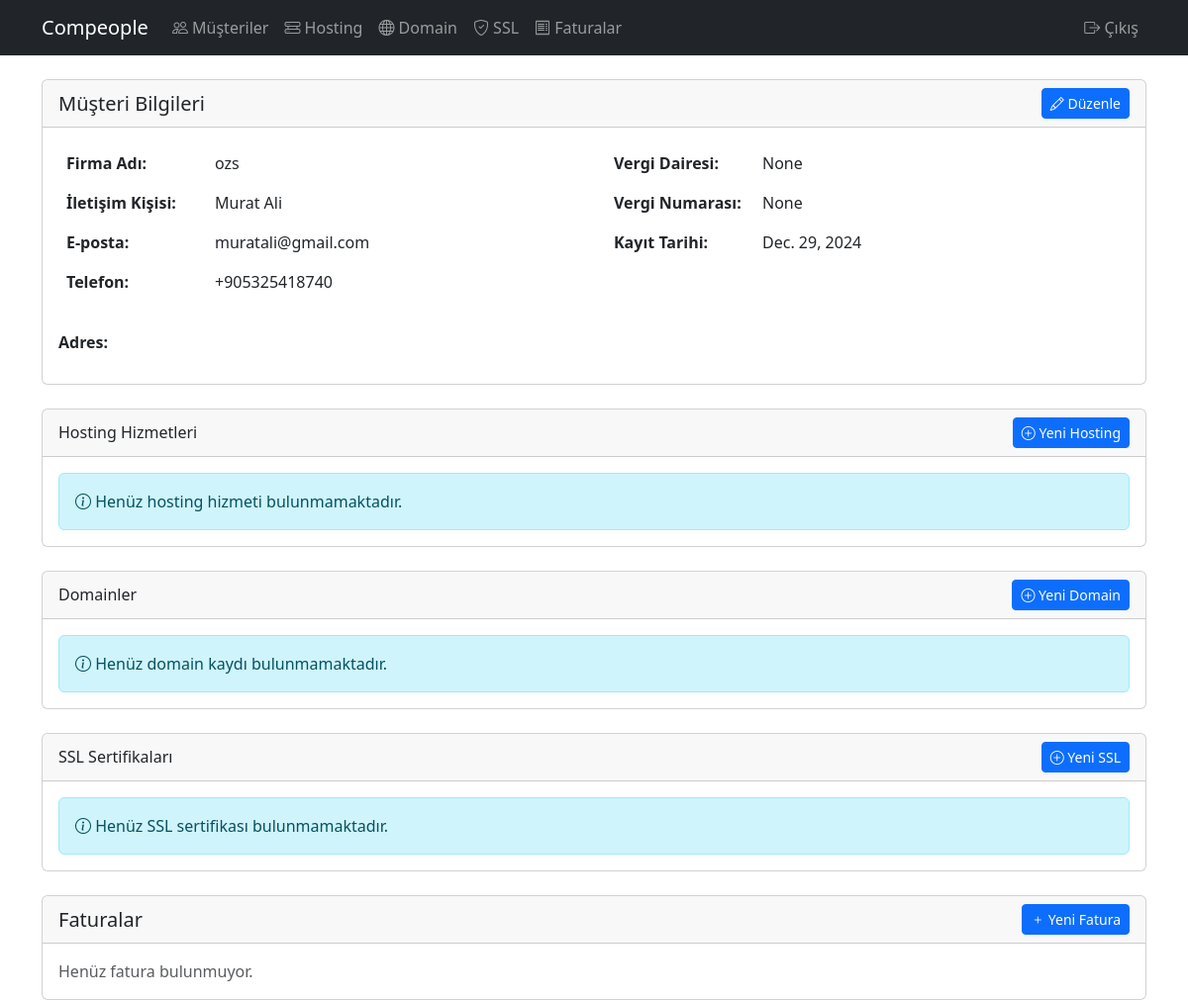
/customers/2/ (signed in), run on the app's committed database.
### customers/models.py (models this page shows, shortened)
class Customer(models.Model):
    company_name = models.CharField(max_length=200, verbose_name='Firma Adı')
    contact_name = models.CharField(max_length=200, verbose_name='İletişim Kişisi')
    email = models.EmailField(verbose_name='E-posta')
    email2 = models.EmailField(verbose_name='E-posta 2', blank=True, null=True)
    email3 = models.EmailField(verbose_name='E-posta 3', blank=True, null=True)
    phone = models.CharField(max_length=20, verbose_name='Telefon')
    address = models.TextField(verbose_name='Adres', blank=True, null=True)
    tax_office = models.CharField(max_length=200, verbose_name='Vergi Dairesi', blank=True, null=True)
    tax_number = models.CharField(max_length=50, verbose_name='Vergi Numarası', blank=True, null=True)
    registration_date = models.DateField(verbose_name='Kayıt Tarihi')
    notes = models.TextField(blank=True, null=True, verbose_name='Notlar')
    created_at = models.DateTimeField(default=timezone.now, verbose_name='Oluşturulma Tarihi')
    class Meta:
        verbose_name = 'Müşteri'
        verbose_name_plural = 'Müşteriler'

### customers/views.py (the view)
# urls.py: path('customers/<int:pk>/', views.customer_detail, name='customer-detail'),
@login_required
def customer_detail(request, pk):
    customer = get_object_or_404(Customer, pk=pk)
    hosting_services = HostingService.objects.filter(customer=customer)
    domains = Domain.objects.filter(customer=customer)
    ssl_certificates = SSLCertificate.objects.filter(domain__customer=customer)
    invoices = Invoice.objects.filter(customer=customer).order_by('-issue_date')
    invoice_stats = {
        'total': invoices.aggregate(
            count=Count('id'),
            amount=Sum('amount')
        ),
        'paid': invoices.filter(payment_status='paid').aggregate(
            count=Count('id'),
            amount=Sum('amount')
        ),
        'pending': invoices.filter(payment_status='pending').aggregate(
            count=Count('id'),
            amount=Sum('amount')
        ),
        'overdue': invoices.filter(
            payment_status='pending',
            due_date__lt=timezone.now()
        ).aggregate(
            count=Count('id'),
            amount=Sum('amount')
        ),
    }
    context = {
        'customer': customer,
        'hosting_services': hosting_services,
        'domains': domains,
        'ssl_certificates': ssl_certificates,
        'invoices': invoices,
        'invoice_stats': invoice_stats,
    }
    return render(request, 'customers/customer_detail.html', context)

### customers/templates/customers/customer_detail.html (shortened to what this page needs)
{% extends 'customers/base.html' %}
{% block content %}
<div class="card mb-4">
    <div class="card-header d-flex justify-content-between align-items-center">
        <h5 class="card-title mb-0">Müşteri Bilgileri</h5>
        <div>
            <a href="{% url 'customers:customer-edit' customer.pk %}" class="btn btn-primary btn-sm">
                <i class="bi bi-pencil"></i> Düzenle
            </a>
        </div>
    </div>
    <div class="card-body">
        <div class="row">
            <div class="col-md-6">
                <table class="table table-borderless">
                    <tr>
                        <th style="width: 150px;">Firma Adı:</th>
                        <td>{{ customer.company_name }}</td>
                    </tr>
                    <tr>
                        <th>İletişim Kişisi:</th>
                        <td>{{ customer.contact_name }}</td>
                    </tr>
                    <tr>
                        <th>E-posta:</th>
                        <td>{{ customer.email }}</td>
                    </tr>
                    <tr>
                        <th>Telefon:</th>
                        <td>{{ customer.phone }}</td>
                    </tr>
                </table>
            </div>
            <div class="col-md-6">
                <table class="table table-borderless">
                    <tr>
                        <th style="width: 150px;">Vergi Dairesi:</th>
                        <td>{{ customer.tax_office }}</td>
                    </tr>
                    <tr>
                        <th>Vergi Numarası:</th>
                        <td>{{ customer.tax_number }}</td>
                    </tr>
                    <tr>
                        <th>Kayıt Tarihi:</th>
                        <td>{{ customer.registration_date }}</td>
                    </tr>
                </table>
            </div>
        </div>
        <div class="row mt-3">
            <div class="col-12">
                <h6 class="fw-bold">Adres:</h6>
            </div>
        </div>
    </div>
</div>
<div class="card mb-4">
    <div class="card-header d-flex justify-content-between align-items-center">
        <h6 class="card-title mb-0">Hosting Hizmetleri</h6>
        <a href="{% url 'customers:hosting-add' %}?customer={{ customer.pk }}" class="btn btn-sm btn-primary">
            <i class="bi bi-plus-circle"></i> Yeni Hosting
        </a>
    </div>
    <div class="card-body">
        {% if hosting_services %}
        <div class="table-responsive">
            <table class="table table-sm">
                <thead>
                    <tr>
                        <th>Domain</th>
                        <th>Durum</th>
                        <th>Başlangıç</th>
                        <th>Bitiş</th>
                        <th>İşlemler</th>
                    </tr>
                </thead>
                <tbody>
                    {% for hosting in hosting_services %}
                    <tr>
                        <td>{{ hosting.domain.name }}</td>
                        <td>{{ hosting.get_status_display }}</td>
                        <td>{{ hosting.start_date|date:"d.m.Y" }}</td>
                        <td>{{ hosting.expiration_date|date:"d.m.Y" }}</td>
                        <td>
                            <a href="{% url 'customers:hosting-detail' hosting.pk %}" class="btn btn-sm btn-info">
                                <i class="bi bi-eye"></i>
                            </a>
                            <a href="{% url 'customers:hosting-edit' hosting.pk %}" class="btn btn-sm btn-warning">
                                <i class="bi bi-pencil"></i>
                            </a>
                            <a href="{% url 'customers:hosting-delete' hosting.pk %}" class="btn btn-sm btn-danger">
                                <i class="bi bi-trash"></i>
                            </a>
                        </td>
                    </tr>
                    {% endfor %}
                </tbody>
            </table>
        </div>
        {% else %}
        <div class="alert alert-info mb-0">
            <i class="bi bi-info-circle"></i> Henüz hosting hizmeti bulunmamaktadır.
        </div>
        {% endif %}
    </div>
</div>
<div class="card mb-4">
    <div class="card-header d-flex justify-content-between align-items-center">
        <h6 class="card-title mb-0">Domainler</h6>
        <a href="{% url 'customers:domain-add' %}?customer={{ customer.pk }}" class="btn btn-sm btn-primary">
            <i class="bi bi-plus-circle"></i> Yeni Domain
        </a>
    </div>
    <div class="card-body">
        {% if domains %}
        <div class="table-responsive">
            <table class="table table-sm">
                <thead>
                    <tr>
                        <th>Domain</th>
                        <th>Kayıt Tarihi</th>
                        <th>Bitiş Tarihi</th>
                        <th>Durum</th>
                        <th>İşlemler</th>
                    </tr>
                </thead>
                <tbody>
                    {% for domain in domains %}
                    <tr>
                        <td>{{ domain.name }}</td>
                        <td>{{ domain.registration_date|date:"d.m.Y" }}</td>
                        <td>{{ domain.expiration_date|date:"d.m.Y" }}</td>
                        <td>{% if domain.is_active %}Aktif{% else %}Pasif{% endif %}</td>
                        <td>
                            <a href="{% url 'customers:domain-detail' domain.pk %}" class="btn btn-sm btn-info">
                                <i class="bi bi-eye"></i>
                            </a>
                            <a href="{% url 'customers:domain-edit' domain.pk %}" class="btn btn-sm btn-warning">
                                <i class="bi bi-pencil"></i>
                            </a>
                            <a href="{% url 'customers:domain-delete' domain.pk %}" class="btn btn-sm btn-danger">
                                <i class="bi bi-trash"></i>
                            </a>
                        </td>
                    </tr>
                    {% endfor %}
                </tbody>
            </table>
        </div>
        {% else %}
        <div class="alert alert-info mb-0">
            <i class="bi bi-info-circle"></i> Henüz domain kaydı bulunmamaktadır.
        </div>
        {% endif %}
    </div>
</div>
<div class="card mb-4">
    <div class="card-header d-flex justify-content-between align-items-center">
        <h6 class="card-title mb-0">SSL Sertifikaları</h6>
        <a href="{% url 'customers:ssl-add' %}?customer={{ customer.pk }}" class="btn btn-sm btn-primary">
            <i class="bi bi-plus-circle"></i> Yeni SSL
        </a>
    </div>
    <div class="card-body">
        {% if ssl_certificates %}
        <div class="table-responsive">
            <table class="table table-sm">
                <thead>
                    <tr>
                        <th>Domain</th>
                        <th>Başlangıç</th>
                        <th>Bitiş</th>
                        <th>Durum</th>
                        <th>İşlemler</th>
                    </tr>
                </thead>
                <tbody>
                    {% for ssl in ssl_certificates %}
                    <tr>
                        <td>{{ ssl.domain.name }}</td>
                        <td>{{ ssl.start_date|date:"d.m.Y" }}</td>
                        <td>{{ ssl.expiration_date|date:"d.m.Y" }}</td>
                        <td>{% if ssl.is_active %}Aktif{% else %}Pasif{% endif %}</td>
                        <td>
                            <a href="{% url 'customers:ssl-detail' ssl.pk %}" class="btn btn-sm btn-info">
                                <i class="bi bi-eye"></i>
                            </a>
                            <a href="{% url 'customers:ssl-edit' ssl.pk %}" class="btn btn-sm btn-warning">
                                <i class="bi bi-pencil"></i>
                            </a>
                            <a href="{% url 'customers:ssl-delete' ssl.pk %}" class="btn btn-sm btn-danger">
                                <i class="bi bi-trash"></i>
                            </a>
                        </td>
                    </tr>
                    {% endfor %}
                </tbody>
            </table>
        </div>
        {% else %}
        <div class="alert alert-info mb-0">
            <i class="bi bi-info-circle"></i> Henüz SSL sertifikası bulunmamaktadır.
        </div>
        {% endif %}
    </div>
</div>
<div class="card">
    <div class="card-header d-flex justify-content-between align-items-center">
        <h5 class="card-title mb-0">Faturalar</h5>
        <a href="{% url 'customers:invoice-add' %}" class="btn btn-primary btn-sm">
            <i class="bi bi-plus"></i> Yeni Fatura
        </a>
    </div>
    <div class="card-body">
        {% if invoices %}
        <div class="table-responsive">
            <table class="table table-hover">
                <thead>
                    <tr>
                        <th>Fatura No</th>
                        <th>Hizmet</th>
                        <th>Tutar</th>
                        <th>Fatura Tarihi</th>
                        <th>Son Ödeme</th>
                        <th>Durum</th>
                        <th>İşlemler</th>
                    </tr>
                </thead>
                <tbody>
                    {% for invoice in invoices %}
                    <tr>
                        <td>{{ invoice.invoice_number }}</td>
                        <td>{{ invoice.get_service_type_display }}</td>
                        <td>{{ invoice.amount }} TL</td>
                        <td>{{ invoice.issue_date }}</td>
                        <td>{{ invoice.due_date }}</td>
                        <td>
                            {% if invoice.payment_status == 'paid' %}
                            <span class="badge bg-success">Ödendi</span>
                            {% elif invoice.payment_status == 'pending' %}
                            <span class="badge bg-warning">Beklemede</span>
                            {% else %}
                            <span class="badge bg-danger">Gecikmiş</span>
                            {% endif %}
                        </td>
                        <td>
                            <a href="{% url 'customers:invoice-detail' invoice.pk %}" class="btn btn-sm btn-info">
                                <i class="bi bi-eye"></i>
                            </a>
                        </td>
                    </tr>
                    {% endfor %}
                </tbody>
            </table>
        </div>
        <div class="row mt-4">
            <div class="col-md-3">
                <div class="card bg-light">
                    <div class="card-body">
                        <h6 class="card-title">Toplam Fatura</h6>
                        <p class="card-text">
                            {{ invoice_stats.total.count }} Adet<br>
                            {{ invoice_stats.total.amount|default:0 }} TL
                        </p>
                    </div>
                </div>
            </div>
            <div class="col-md-3">
                <div class="card bg-success text-white">
                    <div class="card-body">
                        <h6 class="card-title">Ödenen</h6>
                        <p class="card-text">
                            {{ invoice_stats.paid.count }} Adet<br>
                            {{ invoice_stats.paid.amount|default:0 }} TL
                        </p>
                    </div>
                </div>
            </div>
            <div class="col-md-3">
                <div class="card bg-warning">
                    <div class="card-body">
                        <h6 class="card-title">Bekleyen</h6>
                        <p class="card-text">
                            {{ invoice_stats.pending.count }} Adet<br>
                            {{ invoice_stats.pending.amount|default:0 }} TL
                        </p>
                    </div>
                </div>
            </div>
            <div class="col-md-3">
                <div class="card bg-danger text-white">
                    <div class="card-body">
                        <h6 class="card-title">Gecikmiş</h6>
                        <p class="card-text">
                            {{ invoice_stats.overdue.count }} Adet<br>
                            {{ invoice_stats.overdue.amount|default:0 }} TL
                        </p>
                    </div>
                </div>
            </div>
        </div>
        {% else %}
        <p class="text-muted mb-0">Henüz fatura bulunmuyor.</p>
        {% endif %}
    </div>
</div>
{% endblock %}

### data on the page
Customer: company_name "ozs", contact_name "Murat Ali", email "muratali@gmail.com", phone "+905325418740", tax_office "None", tax_number "None", registration_date "Dec. 29, 2024"
